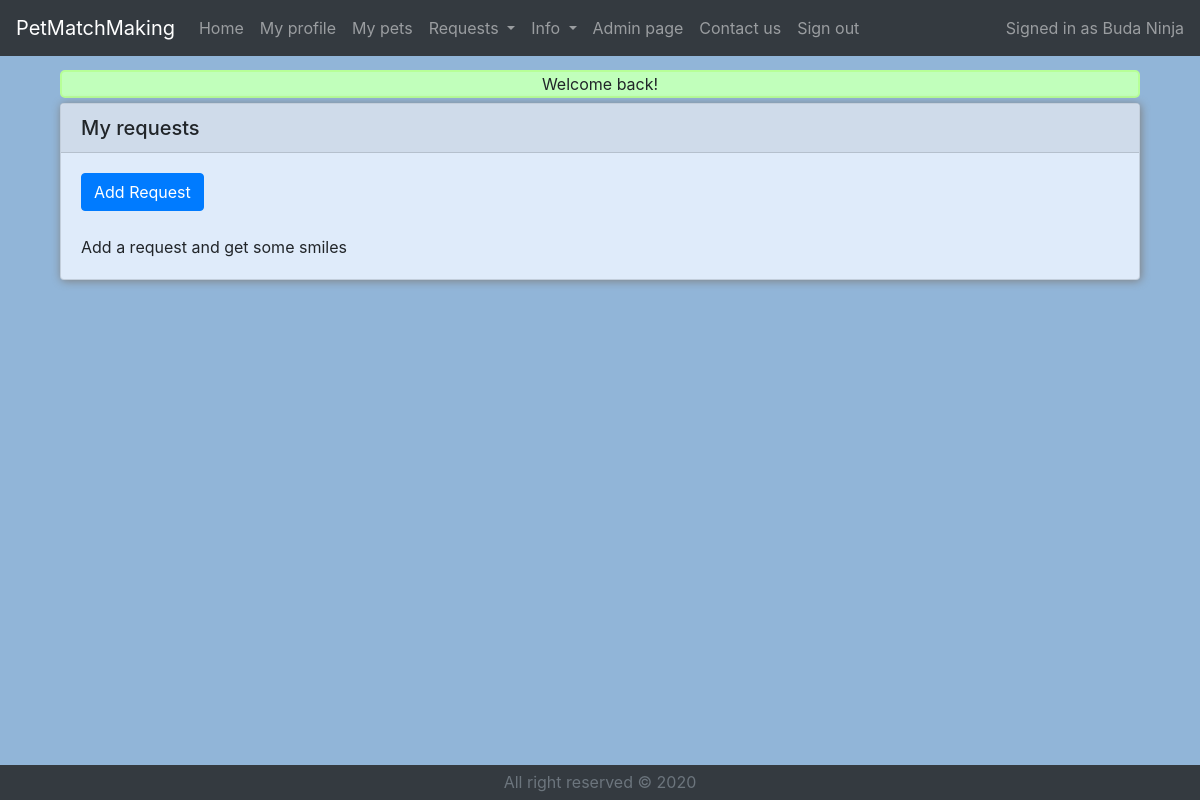
/main.php?myHelpRequests (signed in), run on an earlier commit of the app's database.
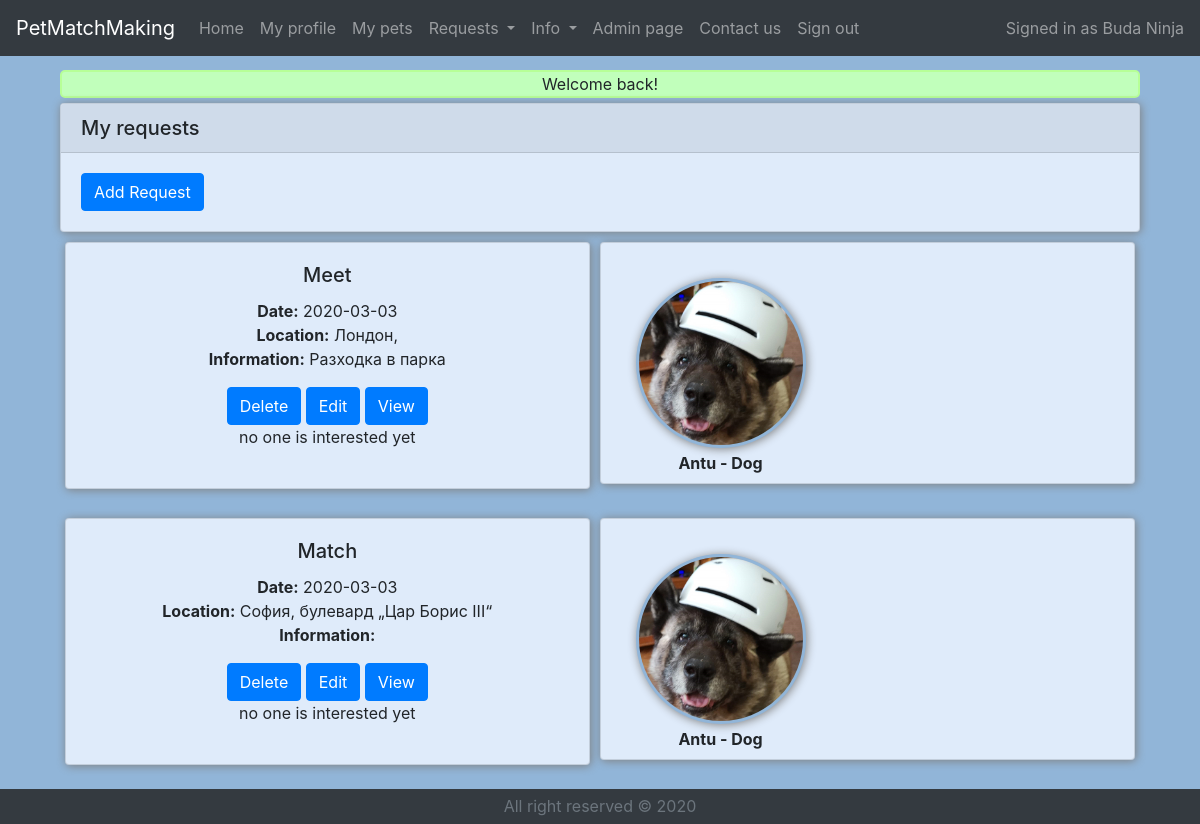
And on a later commit of the database.
### tables this page shows
CREATE TABLE `helprequests` (
  `helpID` int(11) NOT NULL,
  `userID` int(11) NOT NULL,
  `helpLocLat` float(10,6) NOT NULL,
  `helpLocLng` float(10,6) NOT NULL,
  `helpLocCity` varchar(64) NOT NULL,
  `helpLocStreet` varchar(64) NOT NULL,
  `helpLocNum` varchar(64) NOT NULL,
  `helpLocCountry` varchar(64) NOT NULL,
  `helpRegisterTime` datetime NOT NULL,
  `helpStartTime` datetime NOT NULL,
  `helpEndTime` datetime NOT NULL,
  `helpPayment` text NOT NULL,
  `helpAbout` text NOT NULL,
  `helpType` varchar(64) NOT NULL,
  `userPhone` varchar(64) NOT NULL,
  `helpStatus` int(11) NOT NULL
);

CREATE TABLE `pets_helprequests` (
  `petID` int(11) NOT NULL,
  `helpID` int(11) NOT NULL,
  `userID` int(11) NOT NULL,
  `recordRegisterTime` datetime NOT NULL
);

CREATE TABLE `pets` (
  `petID` int(11) NOT NULL,
  `userID` int(11) NOT NULL,
  `petName` varchar(64) NOT NULL,
  `petType` varchar(64) NOT NULL,
  `petBirthday` date NOT NULL,
  `petSex` varchar(64) NOT NULL,
  `petFood` text NOT NULL,
  `petTemper` text NOT NULL,
  `petAbout` text NOT NULL,
  `petStatus` int(11) NOT NULL,
  `petRegisterTime` datetime NOT NULL
);

### classes/dbClassHelpRequestFunctions.php (called while the page is built, shortened)
<?php
require_once "dbClass.php";
require_once "Pet.php";
require_once "HelpRequest.php";
class dbClassHelpRequestFunctions
{
    public function getHelpRequestsByUserID($userID){
        $db = new dbClass();
        $helpRequests = $db->getObjectsGeneral("helprequests", " WHERE `userID`='".$userID."' ORDER BY helpStatus, helpStartTime", "HelpRequest");
        return $helpRequests;
    }
}

### classes/dbClass.php (called while the page is built, shortened)
<?php
class dbClass
{
    private $host;
    private $db;
    private $charset;
    private $user;
    private $pass;
    private $opt = array(
        PDO::ATTR_ERRMODE => PDO::ERRMODE_EXCEPTION,
        PDO::ATTR_DEFAULT_FETCH_MODE => PDO::FETCH_ASSOC
    );
    private $connection;
    public function __construct(string $host = "localhost", string $db = "petmatchdb", string $charset = "utf8", string $user = "root", string $pass = "")
    {
        $this->host = $host;
        $this->db = $db;
        $this->charset = $charset;
        $this->user = $user;
        $this->pass = $pass;
    }
    public function connect()
    {
        $dsn = "mysql:host=$this->host;dbname=$this->db;charset=$this->charset";
        $this->connection = new PDO($dsn, $this->user, $this->pass, $this->opt);
    }
    public function disconnect(){
        $this->connection = null;
    }
    public function getObjectsGeneral($table_name, $condition, $objectToFetch){
        $objArray = Array();
        $sql="SELECT * FROM `".$table_name."`".$condition;
        $result = $this->connection->query($sql);
        while ($row = $result->fetchObject($objectToFetch)){
            $objArray[] = $row;
        }
        return $objArray;
    }
    function xmlToString($htmlStr)
    {
        $xmlStr=str_replace('&lt;','<',$htmlStr);
        $xmlStr=str_replace('&gt;','>',$xmlStr);
        $xmlStr=str_replace('&quot;','"',$xmlStr);
        $xmlStr=str_replace("&#39;","'",$xmlStr);
        $xmlStr=str_replace('&amp;',"&",$xmlStr);
        return $xmlStr;
    }
    public function getPetImageLocation(Pet $p)
    {
        $location = "Images/Pets/";
        $filename = $p->getPetID().".JPG";
        return $location.$filename;
    }
}

### classes/HelpRequest.php (called while the page is built, shortened)
<?php
require_once "dbClass.php";
class HelpRequest
{
    private $helpID;
    private $helpLocCity;
    private $helpLocStreet;
    private $helpStartTime;
    private $helpEndTime;
    private $helpPayment;
    private $helpType;
    private $helpStatus;
    public function getHelpID()
    {
        return $this->helpID;
    }
    public function getHelpLocCity()
    {
        $db = new dbClass();
        return $db->xmlToString($this->helpLocCity);
    }
    public function getHelpLocStreet()
    {
        $db = new dbClass();
        return $db->xmlToString($this->helpLocStreet);
    }
    public function getHelpStartTime()
    {
        return $this->helpStartTime;
    }
    public function getHelpEndTime()
    {
        return $this->helpEndTime;
    }
    public function getHelpPayment()
    {
        return $this->helpPayment;
    }
    public function getHelpType()
    {
        return $this->helpType;
    }
    public function getHelpStatus()
    {
        return $this->helpStatus;
    }
}

### classes/dbClassInterested.php (called while the page is built, shortened)
<?php
require_once "dbClass.php";
class dbClassInterested
{
    public function GetInterestedByhelpID($help)
    {
        $db = new dbClass();
        $int = $db->getObjectsGeneral("interested", " WHERE `helpID`='".$help."'", "Interested");
        return $int;
    }
}

### classes/Pet_HelpRequest.php (called while the page is built, shortened)
<?php
class Pet_HelpRequest
{
    private $petID;
    public function getPetID()
    {
        return $this->petID;
    }
}

### classes/Pet.php (called while the page is built, shortened)
<?php
class Pet
{
    private $petID;
    private $petName;
    private $petType;
    public function getPetID()
    {
        return $this->petID;
    }
    public function getPetName()
    {
        return $this->petName;
    }
    public function getPetType()
    {
        return $this->petType;
    }
}

### myHelpRequests.php (the view, shortened to what the changed rows need)
<?php
require_once "classes/dbClass.php";
require_once "classes/dbClassInterested.php";
require_once "classes/Pet.php";
require_once "classes/HelpRequest.php";
require_once "classes/Pet_HelpRequest.php";
$db = new dbClass();
$dbhr = new dbClassHelpRequestFunctions();
$myHR_Array = $dbhr->getHelpRequestsByUserID($_SESSION['user']);
echo "<div class='card' id='userProfileCard'>";
echo "<h5 class='card-header'>My requests</h5>";
echo "<div class='card-body'>";
echo "<form action='myHelpRequests.php' method=post>";
echo "</form>";
if ($myHR_Array == null)
    echo "<br>Add a request and get some smiles";
echo "</div></div>";
if ($myHR_Array == null)
    echo "";
else {
    foreach ($myHR_Array as $k)
    {
        echo "<div id='myHelpRequestsContainer'>";
        if ($k->getHelpStatus() == 1)
            $cardCssId = "helpRequestCard";
        else
            $cardCssId = "helpRequestCard_Done";
        $str = "";
        $str .= "<div class='d-flex justify-content-center'>";
        $str .= "<div class='card-group' id='helpRequestCard'>";
        $str .= "<div class='card text-center' id='".$cardCssId."'>";
        $str .= "<div class='card-body'>";
        $str .= "<h5 class='card-title'>" . $k->getHelpType() . "</h5>";
        $str .= "<p class='card-text'>";
        $helpTimeStr = "";
        if ($k->getHelpEndTime() == "0000-00-00 00:00:00") {
            if ($k->getHelpStartTime() == "0000-00-00 00:00:00") {
                $helpTimeStr .= "<b>Time not specified</b><br>";
            } else
                $helpTimeStr .= "<b>Date:</b> " . substr($k->getHelpStartTime(), 0, 10) . "<br>";
        } else
            $helpTimeStr .= "<b>Time:</b> " . substr($k->getHelpStartTime(), 0, 10) . " - " . substr($k->getHelpEndTime(), 0, 10) . "<br>";
        $str .= $helpTimeStr;
        $str .= "<b>Location:</b> " . $k->getHelpLocCity() . ", " . $k->getHelpLocStreet() . "<br>";
        $str .= "<b>Information:</b> " . $k->getHelpPayment() . "";
        $str .= "<form action='myHelpRequests.php' method=post>";
        if ($k->getHelpStatus() == 1) {
            $str .= "<button type='submit' class='btn btn-primary' name='" . "delete" . $k->getHelpID() . "'>Delete</button>  ";
            $str .= "<button type='submit' class='btn btn-primary' name='" . "editHelp" . $k->getHelpID() . "'>Edit</button>  ";
        }
        $str .= "<button type='submit' class='btn btn-primary' name='" . "view" . $k->getHelpID() . "'>View</button></form>";
        $dbi = new dbClassInterested();
        $interestedArr = $dbi->GetInterestedByhelpID($k->getHelpID());
        if ($k->getHelpStatus() == 1)
        {
            if (!empty($interestedArr)) {
                $str .= "<br><b>People are interested, and left you their details:</b><br>";
                $dbu = new dbClassUserFunctions();
                foreach ($interestedArr as $k1 => $v) {
                    $user = $dbu->getUserByID($v->getInterestedUserID());
                    $str .= "<div class='card text-center'>";
                    $str .= "<div class='card-body'>";
                    $str .= $user->getUserFName() . " " . $user->getUserLName() . " - " . $user->getUserPhone();
                    $str .= "<form action='myHelpRequests.php' method=post><button type='submit' class='btn btn-primary' name='UserProfileToShow" . $user->getUserID() . "'>" . $user->getUserFName() . "'s Profile</button>  ";
                    $str .= "<button type='submit' class='btn btn-primary' name='rate" . $user->getUserID() . "-" . $v->getHelpID() . "'>Mark as done by " . $user->getUserFName() . "</button>  </form>";
                    $str.="</div></div>";
                }
                $str .= "<small id='emailHelp' class='form-text text-muted'>you can give them a call to set up a meeting.</small>";
            }
            else
            {
                $str .= "no one is interested yet<br>";
            }
        }
        $str .= "</p></div>";
        $str .= "</div></div>";
        $str .= "<div class='card text-center' id='".$cardCssId."'>";
        $str .= "<div class='card-body'>";
        $HRpetsArray = $db->getObjectsGeneral("pets_helprequests", " WHERE `helpID`='" . $k->getHelpID() . "'", "Pet_HelpRequest");
        if ($HRpetsArray == null) {
            $petsInRequest = "No pets in request";
        }
        else
        {
            $petsInRequest = "<div class='card-deck'>";
            foreach ($HRpetsArray as $p_hr)
            {
                $p = $db->getObjectsGeneral("pets", " WHERE `petID`='" . $p_hr->getPetID() . "'", "Pet");
                $image_str = "'background-image:url(".$db->getPetImageLocation($p[0]).")';";
                $petsInRequest.="<div class='pet-img' style=$image_str><div class='pet-name'>".$p[0]->getPetName()." - ".$p[0]->getPetType()."</div></div>";
            }
            $petsInRequest .= "</div>";
            $str .= $petsInRequest;
            $str .= "</div>";
            $str .= "</div>";
        }
        $str .= "</div>";
        $str .= "</div><br></div>";
        echo $str;
    }
}

What changed in the data, as far as the page shows it:
added helprequests: helpType "Meet", helpStartTime "2020-03-03", helpLocCity "Лондон", helpPayment "Разходка в парка", helpStatus "no one is interested yet"
added pets_helprequests: petID.petName "Antu", petID.petType "Dog", shown under "Meet"
added helprequests: helpType "Match", helpStartTime "2020-03-03", helpLocCity "София", helpLocStreet "булевард „Цар Борис III“", helpStatus "no one is interested yet"
added pets_helprequests: petID.petName "Antu", petID.petType "Dog", shown under "Match"
Also different on the page:
text no longer shown: "Add a request and get some smiles"
